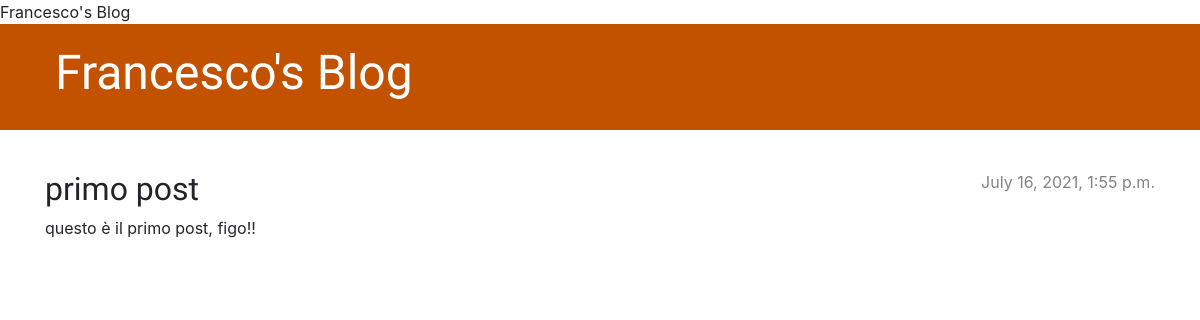
The app's page /post/1/ with its own data.
### blog/models.py (models this page shows, shortened)
class Post(models.Model):
     author = models.ForeignKey(settings.AUTH_USER_MODEL, on_delete=models.CASCADE)
     title = models.CharField(max_length=200)
     text = models.TextField()
     created_date = models.DateTimeField(default=timezone.now)
     published_date = models.DateTimeField(blank=True, null=True)

### blog/views.py (the view)
# urls.py: path('post/<int:pk>/', views.post_detail, name='post_detail'),
def post_detail(request, pk):
    post = get_object_or_404(Post, pk=pk)
    return render(request, 'blog/post_detail.html', {'post': post})

### blog/templates/blog/post_detail.html (shortened to what this page needs)
{% extends 'blog/base.html' %}
{% block content %}
    <article class="post">
        {% if post.published_date %}
            <time class="date">
                {{ post.published_date }}
            </time>
        {% endif %}
        <h2>{{ post.title }}</h2>
        <p>{{ post.text|linebreaksbr }}</p>
    </article>
{% endblock %}

### blog/static/css/blog.css (style rules this page uses)
h1, h2, h3, h4 { font-family: 'Lobster', cursive; }
.date { color: #828282; }
.post { margin-bottom: 70px; }
.post > .date, .post > .actions { float: right; }

### records on screen
Post: published_date "July 16, 2021, 1:55 p.m.", title "primo post", text "questo è il primo post, figo!!"
